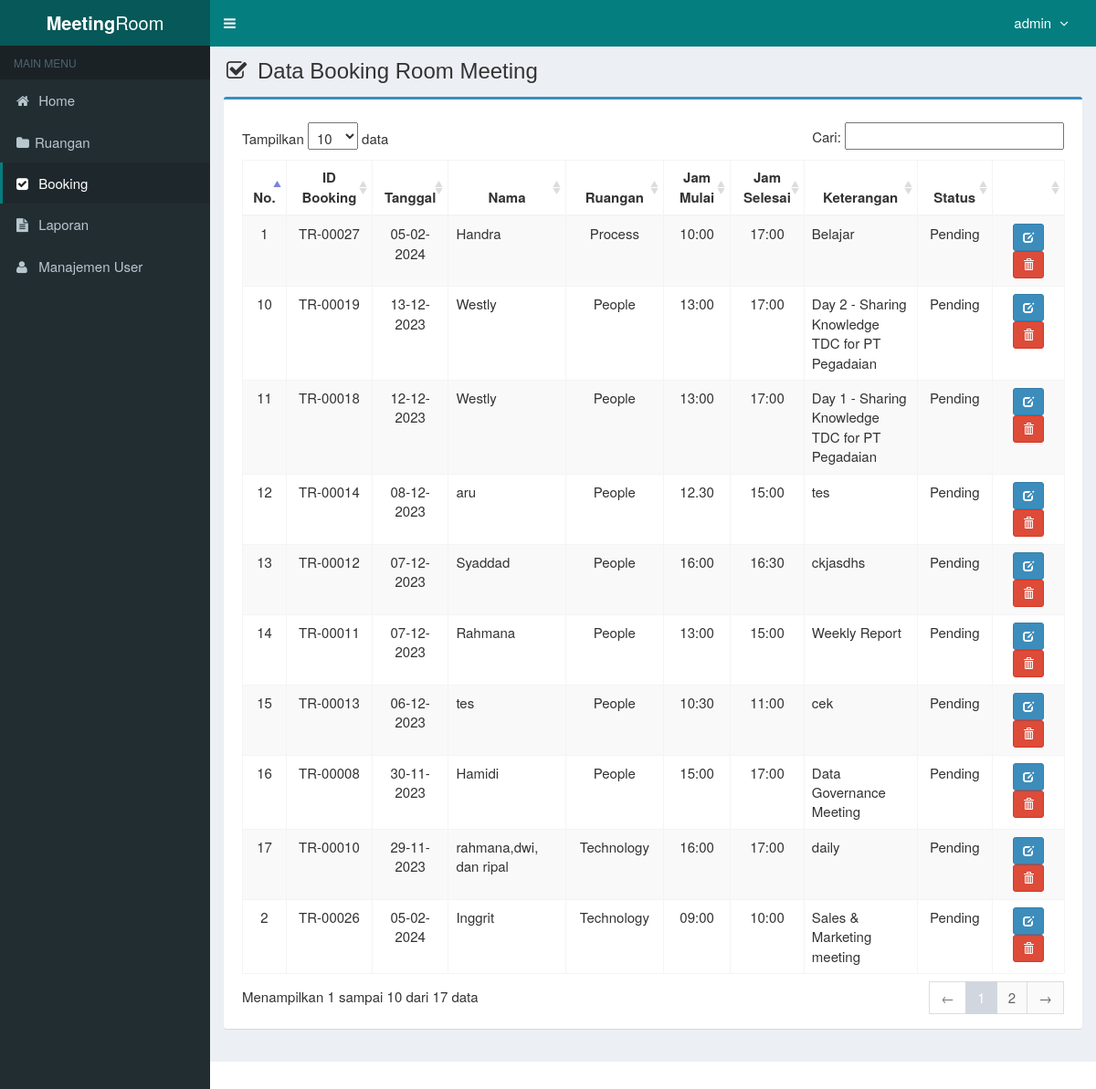
Screenshot of /main.php?module=view_admin (signed in) with the database file from the repository.
### tables this page shows
CREATE TABLE `transaksi` (
  `id_transaksi` varchar(10) NOT NULL,
  `tanggal` date NOT NULL,
  `nama` varchar(30) NOT NULL,
  `departemen` varchar(100) NOT NULL,
  `mulai` varchar(100) NOT NULL,
  `selesai` varchar(100) NOT NULL,
  `ruangan` int(11) NOT NULL,
  `status` varchar(100) NOT NULL DEFAULT 'Pending',
  `keterangan` varchar(200) NOT NULL,
  `iduser` int(10) NOT NULL
);

CREATE TABLE `ruangan` (
  `id` int(11) NOT NULL,
  `nama_ruangan` varchar(30) NOT NULL,
  `kapasitas` int(11) NOT NULL
);

### modules/transaksi/view_admin.php (the view, shortened to what this page needs)
<section class="content-header">
  <h1>
    <i class="fa fa-check-square-o icon-title"></i> Data Booking Room Meeting
  </h1>
</section>
<section class="content">
  <div class="row">
    <div class="col-md-12">
      <div class="box box-primary">
        <div class="box-body">
          <table id="dataTables1" class="table table-bordered table-striped table-hover">
            <thead>
              <tr>
                <th class="center">No.</th>
                <th class="center">ID Booking</th>
                <th class="center">Tanggal</th>
                <th class="center">Nama </th>
                <th class="center">Ruangan</th>
                <th class="center">Jam Mulai</th>
                <th class="center">Jam Selesai</th>
                <th class="center">Keterangan</th>
                <th class="center">Status</th>
                <th></th>
              </tr>
            </thead>
            <tbody>
              <?php
              $no = 1;
              $query = mysqli_query($mysqli, "
                SELECT
                  a.id_transaksi, a.tanggal, a.nama, b.nama_ruangan,
                  a.mulai, a.selesai, a.keterangan, a.status
                FROM transaksi a, ruangan b where a.ruangan=b.id
                ORDER BY a.tanggal DESC
              ")
                or die('Ada kesalahan pada query tampil Transaksi: ' . mysqli_error($mysqli));
              while ($data = mysqli_fetch_assoc($query)) {
                $t_transaksi       = $data['tanggal'];
                $exp               = explode('-', $t_transaksi);
                $tanggal_transaksi = $exp[2] . "-" . $exp[1] . "-" . $exp[0];
                echo "<tr>
                      <td width='40' class='center'>$no</td>
                      <td width='100' class='center'>$data[id_transaksi]</td>
                      <td width='80' class='center'>$tanggal_transaksi</td>
                      <td width='140'>$data[nama]</td>
                      <td width='110' class='center'>$data[nama_ruangan]</td>
                      <td width='80' class='center'>$data[mulai]</td>
                      <td width='80' class='center'>$data[selesai]</td>
                      <td width='140'>$data[keterangan]</td>
                      <td width='80' class='center'>$data[status]</td>
                      <td class='center' width='100'>
                        <div>
                          <a data-toggle='tooltip' data-placement='top' title='Ubah' class='btn btn-primary btn-sm' href='?module=form_transaksi&form=edit_admin&id=$data[id_transaksi]'>
                              <i style='color:#fff' class='glyphicon glyphicon-edit'></i>
                          </a>";
              ?>
                <a data-toggle="tooltip" data-placement="top" title="Hapus" class="btn btn-danger btn-sm" href="modules/transaksi/proses.php?act=delete&id=<?php echo $data['id_transaksi']; ?>" onclick="return confirm('Anda yakin ingin menghapus ID Transaksi <?php echo $data['id_transaksi']; ?> an. <?php echo $data['nama']; ?> ?');">
                  <i style="color:#fff" class="glyphicon glyphicon-trash"></i>
                </a>
              <?php
                echo "    </div>
                      </td>
                    </tr>";
                $no++;
              }
              ?>
            </tbody>
          </table>
        </div>
      </div>
    </div>
  </div>
</section><!-- /.content

### main.php (shortened to what this page needs)
<!DOCTYPE html>
<html>
  <head>
    <link href="assets/css/bootstrap.min.css" rel="stylesheet" type="text/css" />
    <link href="assets/plugins/font-awesome-4.6.3/css/font-awesome.min.css" rel="stylesheet" type="text/css" />
    <link href="assets/plugins/datatables/dataTables.bootstrap.css" rel="stylesheet" type="text/css" />
    <link href="assets/plugins/datepicker/datepicker.min.css" rel="stylesheet" type="text/css" />
    <link href="assets/css/AdminLTE.min.css" rel="stylesheet" type="text/css" />
    <link href="assets/css/skins/skin-blue.min.css" rel="stylesheet" type="text/css" />
    <link href="assets/plugins/datepicker/datepicker3.css" rel="stylesheet" type="text/css" />
    <link href="assets/css/style.css" rel="stylesheet" type="text/css" />
  </head>
  <body class="skin-blue fixed">
    <div class="wrapper">
      <header class="main-header">
        <a href="?module=home" class="logo"><b>Meeting</b>Room</a>
        <nav class="navbar navbar-static-top" role="navigation">
          <a href="#" class="sidebar-toggle" data-toggle="offcanvas" role="button">
          </a>
          <div class="navbar-custom-menu">
            <ul class="nav navbar-nav">
              <?php include "top-menu.php" ?>
            </ul>
          </div>
        </nav>
      </header>
      <aside class="main-sidebar">
        <section class="sidebar">
            <?php include "sidebar-menu.php" ?>
        </section>
      </aside>
      <div class="content-wrapper">
        <?php include "content.php" ?>
      </div>
      <footer class="main-footer">
      </footer>
    </div>
  </body>
</html>

### top-menu.php (shortened to what this page needs)
<li class="dropdown user user-menu">
  <a href="#" class="dropdown-toggle" data-toggle="dropdown">
    <span class="hidden-xs"><?php echo $_SESSION['nama_user']; ?> <i style="margin-left:5px" class="fa fa-angle-down"></i></span>
  </a>
</li>

### sidebar-menu.php (shortened to what this page needs)
<?php
if ($_SESSION['hak_akses']=='admin') { ?>
    <ul class="sidebar-menu">
        <li class="header">MAIN MENU</li>
	<?php
	if ($_GET["module"]=="home") { ?>
		<li class="active">
			<a href="?module=home"><i class="fa fa-home"></i> Home </a>
	  	</li>
	<?php
	}
	else { ?>
		<li>
			<a href="?module=home"><i class="fa fa-home"></i> Home </a>
	  	</li>
	<?php
	}
	if ($_GET["module"]=="ruangan" || $_GET["module"]=="form_ruangan") { ?>
		<li class="active">
			<a href="?module=ruangan"><i class="fa fa-folder"></i>Ruangan</a>
	  	</li>
	<?php
	}
	else { ?>
		<li>
			<a href="?module=ruangan"><i class="fa fa-folder"></i>Ruangan </a>
	  	</li>
	<?php
	}
	if ($_GET["module"]=="view_admin" || $_GET["module"]=="form_booking") { ?>
		<li class="active">
			<a href="?module=view_admin"><i class="fa fa-check-square"></i> Booking </a>
	  	</li>
	<?php
	}
	else { ?>
		<li>
			<a href="?module=view_admin"><i class="fa fa-check-square"></i> Booking </a>
	  	</li>
	<?php
	}
	if ($_GET["module"]=="laporan") { ?>
		<li class="active">
			<a href="?module=laporan"><i class="fa fa-file-text"></i> Laporan</a>
	  	</li>
	<?php
	}
	else { ?>
		<li>
			<a href="?module=laporan"><i class="fa fa-file-text"></i> Laporan</a>
	  	</li>
	<?php
	}
	if ($_GET["module"]=="user") { ?>
		<li class="active">
			<a href="?module=user"><i class="fa fa-user"></i> Manajemen User</a>
	  	</li>
	<?php
	}
	else { ?>
		<li>
			<a href="?module=user"><i class="fa fa-user"></i> Manajemen User</a>
	  	</li>
	<?php
	}
	?>
	</ul>
<?php
}
?>

### content.php (shortened to what this page needs)
<?php
require_once "config/database.php";
if (empty($_SESSION['username']) && empty($_SESSION['password'])){
	echo "<meta http-equiv='refresh' content='0; url=index.php?alert=1'>";
}
else {
	if ($_GET['module'] == 'home') {
		include "modules/beranda/view.php";
	}
	elseif ($_GET['module'] == 'ruangan') {
		include "modules/ruangan/view.php";
	}
	elseif ($_GET['module'] == 'form_ruangan') {
		include "modules/ruangan/form.php";
	}
	elseif ($_GET['module'] == 'booking') {
		include "modules/transaksi/view.php";
	}
	elseif ($_GET['module'] == 'view_admin') {
		include "modules/transaksi/view_admin.php";
	}
	elseif ($_GET['module'] == 'form_transaksi') {
		include "modules/transaksi/form.php";
	}
	elseif ($_GET['module'] == 'laporan') {
		include "modules/laporan/view.php";
	}
	elseif ($_GET['module'] == 'user') {
		include "modules/user/view.php";
	}
	elseif ($_GET['module'] == 'form_user') {
		include "modules/user/form.php";
	}
	elseif ($_GET['module'] == 'password') {
		include "modules/password/view.php";
	}
}
?>

### assets/css/style.css (style rules this page uses)
.content-header h1 { font-size: 24px; }
.content-header { padding: 15px 18px 0; position: relative; font-size: 24px; }
.center { text-align:center; }
.icon-title { margin-right: 5px; }
body { background-color: #fff; color: #333; font-size: 15px; line-height: 1.42857; }

### rows the page displays
transaksi: id_transaksi "TR-00027", tanggal "05-02-2024", nama "Handra", ruangan.nama_ruangan "Process", mulai "10:00", selesai "17:00", keterangan "Belajar", status "Pending"
transaksi: id_transaksi "TR-00026", tanggal "05-02-2024", nama "Inggrit", ruangan.nama_ruangan "Technology", mulai "09:00", selesai "10:00", keterangan "Sales & Marketing meeting", status "Pending"
transaksi: id_transaksi "TR-00019", tanggal "13-12-2023", nama "Westly", ruangan.nama_ruangan "People", mulai "13:00", selesai "17:00", keterangan "Day 2 - Sharing Knowledge TDC for PT Pegadaian", status "Pending"
transaksi: id_transaksi "TR-00018", tanggal "12-12-2023", nama "Westly", ruangan.nama_ruangan "People", mulai "13:00", selesai "17:00", keterangan "Day 1 - Sharing Knowledge TDC for PT Pegadaian", status "Pending"
transaksi: id_transaksi "TR-00014", tanggal "08-12-2023", nama "aru", ruangan.nama_ruangan "People", mulai "12.30", selesai "15:00", keterangan "tes", status "Pending"
transaksi: id_transaksi "TR-00012", tanggal "07-12-2023", nama "Syaddad", ruangan.nama_ruangan "People", mulai "16:00", selesai "16:30", keterangan "ckjasdhs", status "Pending"
transaksi: id_transaksi "TR-00011", tanggal "07-12-2023", nama "Rahmana", ruangan.nama_ruangan "People", mulai "13:00", selesai "15:00", keterangan "Weekly Report", status "Pending"
transaksi: id_transaksi "TR-00013", tanggal "06-12-2023", nama "tes", ruangan.nama_ruangan "People", mulai "10:30", selesai "11:00", keterangan "cek", status "Pending"
transaksi: id_transaksi "TR-00008", tanggal "30-11-2023", nama "Hamidi", ruangan.nama_ruangan "People", mulai "15:00", selesai "17:00", keterangan "Data Governance Meeting", status "Pending"
transaksi: id_transaksi "TR-00010", tanggal "29-11-2023", nama "rahmana,dwi, dan ripal", ruangan.nama_ruangan "Technology", mulai "16:00", selesai "17:00", keterangan "daily", status "Pending"

### other values shown
$_SESSION['nama_user'] "admin"
